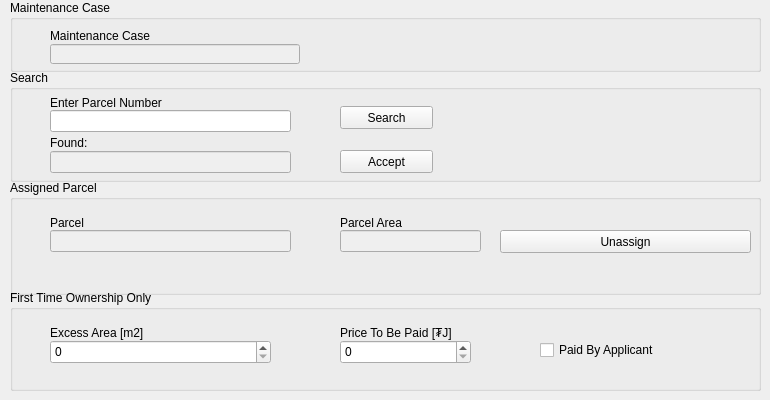
   <widget class="QWidget" name="parcel_tab">
    <attribute name="title">
     <string>Parcel</string>
    </attribute>
    <widget class="QGroupBox" name="search_group_box">
     <property name="geometry">
      <rect>
       <x>10</x>
       <y>70</y>
       <width>751</width>
       <height>112</height>
      </rect>
     </property>
     <property name="title">
      <string>Search</string>
     </property>
     <widget class="QLineEdit" name="search_parcel_num_edit">
      <property name="geometry">
       <rect>
        <x>40</x>
        <y>40</y>
        <width>241</width>
        <height>22</height>
       </rect>
      </property>
     </widget>
     <widget class="QLineEdit" name="found_parcel_number_edit">
      <property name="enabled">
       <bool>false</bool>
      </property>
      <property name="geometry">
       <rect>
        <x>40</x>
        <y>81</y>
        <width>241</width>
        <height>22</height>
       </rect>
      </property>
     </widget>
     <widget class="QPushButton" name="search_parcel_number_button">
      <property name="geometry">
       <rect>
        <x>330</x>
        <y>36</y>
        <width>93</width>
        <height>23</height>
       </rect>
      </property>
      <property name="text">
       <string>Search</string>
      </property>
     </widget>
     <widget class="QPushButton" name="accept_parcel_number_button">
      <property name="geometry">
       <rect>
        <x>330</x>
        <y>80</y>
        <width>93</width>
        <height>23</height>
       </rect>
      </property>
      <property name="text">
       <string>Accept</string>
      </property>
     </widget>
     <widget class="QLabel" name="label_13">
      <property name="geometry">
       <rect>
        <x>40</x>
        <y>25</y>
        <width>241</width>
        <height>16</height>
       </rect>
      </property>
      <property name="text">
       <string>Enter Parcel Number</string>
      </property>
     </widget>
     <widget class="QLabel" name="label_14">
      <property name="geometry">
       <rect>
        <x>40</x>
        <y>65</y>
        <width>241</width>
        <height>16</height>
       </rect>
      </property>
      <property name="text">
       <string>Found:</string>
      </property>
     </widget>
    </widget>
    <widget class="QGroupBox" name="assigned_group_box">
     <property name="geometry">
      <rect>
       <x>10</x>
       <y>180</y>
       <width>751</width>
       <height>115</height>
      </rect>
     </property>
     <property name="title">
      <string>Assigned Parcel</string>
     </property>
     <widget class="QLineEdit" name="parcel_edit">
      <property name="enabled">
       <bool>false</bool>
      </property>
      <property name="geometry">
       <rect>
        <x>40</x>
        <y>50</y>
        <width>241</width>
        <height>22</height>
       </rect>
      </property>
     </widget>
     <widget class="QLineEdit" name="parcel_area_edit">
      <property name="enabled">
       <bool>false</bool>
      </property>
      <property name="geometry">
       <rect>
        <x>330</x>
        <y>50</y>
        <width>141</width>
        <height>22</height>
       </rect>
      </property>
     </widget>
     <widget class="QPushButton" name="unassign_button">
      <property name="geometry">
       <rect>
        <x>490</x>
        <y>50</y>
        <width>251</width>
        <height>23</height>
       </rect>
      </property>
      <property name="text">
       <string>Unassign</string>
      </property>
     </widget>
     <widget class="QLabel" name="label_15">
      <property name="geometry">
       <rect>
        <x>40</x>
        <y>35</y>
        <width>241</width>
        <height>16</height>
       </rect>
      </property>
      <property name="text">
       <string>Parcel</string>
      </property>
     </widget>
     <widget class="QLabel" name="label_17">
      <property name="geometry">
       <rect>
        <x>330</x>
        <y>35</y>
        <width>171</width>
        <height>16</height>
       </rect>
      </property>
      <property name="text">
       <string>Parcel Area</string>
      </property>
     </widget>
    </widget>
    <widget class="QGroupBox" name="first_time_ownership_group_box">
     <property name="geometry">
      <rect>
       <x>10</x>
       <y>290</y>
       <width>751</width>
       <height>101</height>
      </rect>
     </property>
     <property name="title">
      <string>First Time Ownership Only</string>
     </property>
     <widget class="QCheckBox" name="paid_by_applicant_check_box">
      <property name="geometry">
       <rect>
        <x>530</x>
        <y>50</y>
        <width>211</width>
        <height>20</height>
       </rect>
      </property>
      <property name="text">
       <string>Paid By Applicant</string>
      </property>
     </widget>
     <widget class="QLabel" name="label_18">
      <property name="geometry">
       <rect>
        <x>40</x>
        <y>35</y>
        <width>241</width>
        <height>16</height>
       </rect>
      </property>
      <property name="text">
       <string>Excess Area [m2]</string>
      </property>
     </widget>
     <widget class="QLabel" name="label_19">
      <property name="geometry">
       <rect>
        <x>330</x>
        <y>35</y>
        <width>141</width>
        <height>16</height>
       </rect>
      </property>
      <property name="text">
       <string>Price To Be Paid [₮J]</string>
      </property>
     </widget>
     <widget class="QSpinBox" name="excess_area_spin_box">
      <property name="geometry">
       <rect>
        <x>40</x>
        <y>50</y>
        <width>221</width>
        <height>24</height>
       </rect>
      </property>
      <property name="maximum">
       <number>999999</number>
      </property>
      <property name="singleStep">
       <number>1</number>
      </property>
     </widget>
     <widget class="QSpinBox" name="price_to_be_paid_spin_box">
      <property name="geometry">
       <rect>
        <x>330</x>
        <y>50</y>
        <width>131</width>
        <height>24</height>
       </rect>
      </property>
      <property name="maximum">
       <number>999999999</number>
      </property>
     </widget>
    </widget>
    <widget class="QGroupBox" name="groupBox">
     <property name="geometry">
      <rect>
       <x>10</x>
       <y>0</y>
       <width>751</width>
       <height>72</height>
      </rect>
     </property>
     <property name="title">
      <string>Maintenance Case</string>
     </property>
     <widget class="QLabel" name="label_47">
      <property name="geometry">
       <rect>
        <x>40</x>
        <y>29</y>
        <width>250</width>
        <height>13</height>
       </rect>
      </property>
      <property name="text">
       <string>Maintenance Case</string>
      </property>
     </widget>
     <widget class="QLineEdit" name="maintenance_case_edit">
      <property name="enabled">
       <bool>false</bool>
      </property>
      <property name="geometry">
       <rect>
        <x>40</x>
        <y>44</y>
        <width>250</width>
        <height>20</height>
       </rect>
      </property>
     </widget>
    </widget>
   </widget>
